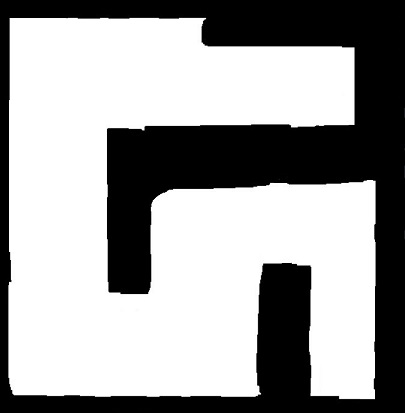
#> input picture master/bdd/bin_walls_e.jpg, 405 x 413 px
$ python -i classes.py   (imports and definitions only)
#> lines starting #> are read from the running program, lines starting #| are printed output that depends on the picture; after the words box and inside, x2 and y2 are one past the last pixel; in counts of white or black regions, pixels touching at a corner belong together
import numpy as np
import cv2
from PIL import Image, ImageDraw
import time
import multiprocessing


class Node:
    def __init__(self, pos, wall):
        ############################
        # Actual list of attributes:
        #   -Pos
        #   -Is wall or not
        #   -Visited
        #   -Neighbors
        ############################

        self.pos = pos
        self.is_wall = wall # true/false
        self.visited = False
        self.Neighbors= {}


class Board:
    def __init__(self, frame):
        ############################
        # Actual list of attributes:
        #   -List of boxes
        #   -Ball, and its mask
        #   -Walls and its mask
        #   -Initial frame
        #   -Size of the board
        #   -Ball position
        #   -N
        #   -Images
        #   -a
        ############################

        self.list_boxes = []
        self.ball_position = (0,0)
        self.N=20
        self.images = []

        self.process_frame(frame)

    def delete_background(self, wall_bin, img):
        ''' ES NECESARIA LA BINARIZACION DE LAS PAREDES PARA BORRAR EL FONDO'''
        indices = np.argwhere(wall_bin)
        img = img[np.min(indices, axis=0)[0]:np.max(indices, axis=0)[1],np.min(indices, axis=0)[1]:np.max(indices, axis=0)[1]]
        #Quitar puntos aislados
        kernel = np.ones((3,3),np.uint8)
        img = cv2.morphologyEx(img, cv2.MORPH_OPEN, kernel)
        return cv2.resize(img, (20,20))

    def read_board(self,maze):
        lower_white = np.array([0, 0, 175])
        upper_white = np.array([255, 80, 255])
        maze = cv2.cvtColor(maze, cv2.COLOR_BGR2HSV)

        wall_mask = cv2.inRange(maze, lower_white, upper_white)
        wall = cv2.bitwise_and(maze, maze, mask=wall_mask)
        wall_gray = cv2.cvtColor(wall, cv2.COLOR_BGR2GRAY)

        _, wall_bin = cv2.threshold(wall_gray, 0, 190, cv2.THRESH_BINARY)

        kernel_d = np.ones((13, 13), np.uint8)
        kernel_e = np.ones((10, 10), np.uint8)

        walls = cv2.dilate(wall_bin, kernel_d, iterations=1) # erode a parets
        walls = cv2.erode(walls, kernel_e, iterations=3) # dilate a parets

        return walls, wall_bin

    def calculate_boxes(self):
        ###########################################
        # Calcular información sobre cada pixel
        ###########################################
        for i in range(0,20):
            for j in range(0,20):
                self.list_boxes.append(Node((i,j),self.wall_bin[i,j] == 0))

    def binarize_ball(self,image):
        #############################################
        # Aquesta funció servirà per a determinar
        # la posició de la pilota en el frame actual
        # Retorna la posició de la pilota
        #############################################
        result = image.copy()
        image = cv2.cvtColor(image, cv2.COLOR_BGR2HSV)
        lower = np.array([0,125,100])
        upper = np.array([10,255,255])
        mask = cv2.inRange(image, lower, upper)
        result = cv2.bitwise_and(result, result, mask=mask)

        return mask, result

    def binarize_end(self, image):
        #############################################
        # Aquesta funció servirà per a determinar
        # el final del cami
        # Retorna la posició del final del cami
        #############################################
        result = image.copy()
        image = cv2.cvtColor(image, cv2.COLOR_BGR2HSV)
        lower = np.array([110,50,50])
        upper = np.array([130,255,255])
        mask = cv2.inRange(image, lower, upper)
        result = cv2.bitwise_and(result, result, mask=mask)

        return mask, result

    # [18 lines left out: function detector, not called in this run]


    def calculate_ballPosition(self):
        ##############################################
        # Calcula la posicion del centro de la pelota
        ##############################################

        indices = np.where(self.ball_mask == 255)
        if len(indices) == 0:
            self.ball_position = None
        else:
            indices = np.sort(indices)
            indices = np.median(indices, axis=1)
            self.ball_position = (int(indices[0]), int(indices[1]))

    # [185 lines left out: functions calculate_endPosition, calcule_index_from_ball_position, get_simple_matrix, make_step, draw_matrix, save_img and 2 more, not called in this run]

    def process_frame(self, frame):
        self.ball_mask, self.ball = self.binarize_ball(frame)
        self.end_circleMask, self.end_circle = self.binarize_end(frame)

        maze=cv2.subtract(frame, self.ball)
        maze[np.where(self.ball_mask==255)] = 255
        self.walls, self.wall_bin = self.read_board(maze)

        #Eliminado el borde de madera (el fondo que estorba, vamos)
        self.initial_frame = self.delete_background(self.wall_bin, frame)
        self.ball_mask = self.delete_background(self.wall_bin, self.ball_mask)
        self.ball = self.delete_background(self.wall_bin, self.ball)
        self.walls = self.delete_background(self.wall_bin, self.walls)
        self.wall_bin = self.delete_background(self.wall_bin, self.wall_bin)
        self.end_circleMask = self.delete_background(self.wall_bin, self.end_circleMask)

        self.calculate_boxes()
        self.calculate_ballPosition()
        #self.detector() #con esto se dibujaban los contornos de la pared, no es necesario para la ejecucion
        self.get_neigbors()

        self.a=np.pad(1-self.get_simple_matrix(), 1, 'constant', constant_values=1)
        self.images=[]


>>> import cv2
>>> picture = cv2.imread('bdd/bin_walls_e.jpg')
#> picture is the input picture: shape (413, 405, 3); mean B, G, R 158.8, 158.8, 158.8
>>> result = Board(picture).detector()
#> in binarize_ball, `image = cv2.cvtColor(image, cv2.COLOR_BGR2HSV)`: image: shape (413, 405, 3); mean H, S, V 0.1, 0.3, 158.8
#> in binarize_ball, `mask = cv2.inRange(image, lower, upper)`: mask: shape (413, 405); every value is 0
#> in binarize_ball, `result = cv2.bitwise_and(result, result, mask=mask)`: result: shape (413, 405, 3); every value is 0
#> in read_board, `wall_mask = cv2.inRange(maze, lower_white, upper_white)`:
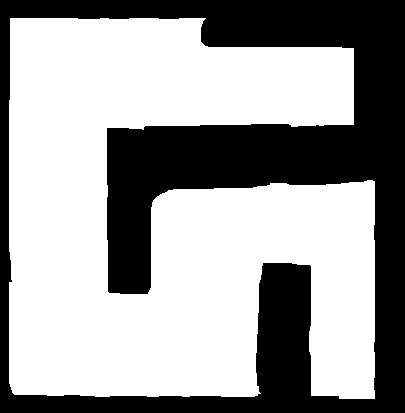
#> wall_mask: shape (413, 405); 62% white; 1 black region, box (x1, y1, x2, y2) and area: (0, 0, 405, 413) 63588
#> in read_board, `wall = cv2.bitwise_and(maze, maze, mask=wall_mask)`: wall: shape (413, 405, 3); mean H, S, V 0, 0, 157.9
#> in read_board, `wall_gray = cv2.cvtColor(wall, cv2.COLOR_BGR2GRAY)`:
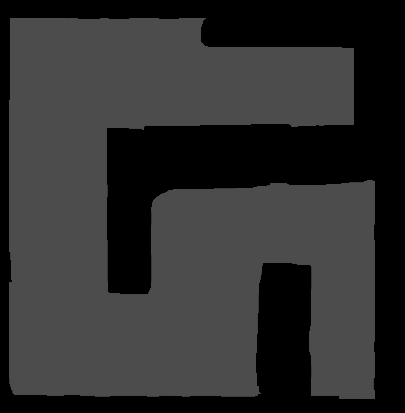
#> wall_gray: shape (413, 405); min 0, max 76, mean 47.1
#> in read_board, `walls = cv2.dilate(wall_bin, kernel_d, iterations=1)`:
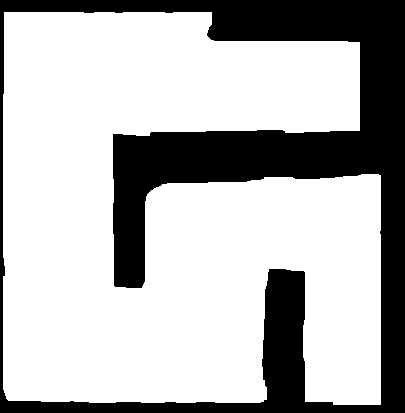
#> walls: shape (413, 405); values 0 (black) and 190 (white), 71.2% white; 1 black region, box (x1, y1, x2, y2) and area: (0, 0, 405, 413) 48153
#> in read_board, `walls = cv2.erode(walls, kernel_e, iterations=3)`:
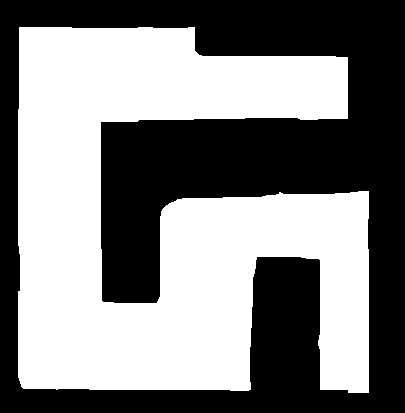
#> walls: shape (413, 405); values 0 (black) and 190 (white), 50.8% white; 1 black region, box (x1, y1, x2, y2) and area: (0, 0, 405, 413) 82270
#> in delete_background, `indices = np.argwhere(wall_bin)`: indices = 103677 pairs, first value 18 to 398, second value 9 to 374
#> in delete_background (call 2), `img = img[np.min(indices, axis=0)[0]:np.max(indices, axis=0)[1],np.min..`: img: shape (356, 365); every value is 0
#> in delete_background (call 2), `return cv2.resize(img, (20,20))`: returned value: shape (20, 20); every value is 0
#> in delete_background (call 3), `img = img[np.min(indices, axis=0)[0]:np.max(indices, axis=0)[1],np.min..`: img: shape (356, 365, 3); every value is 0
#> in delete_background (call 3), `return cv2.resize(img, (20,20))`: returned value: shape (20, 20, 3); every value is 0
#> in delete_background (call 4), `img = img[np.min(indices, axis=0)[0]:np.max(indices, axis=0)[1],np.min..`:
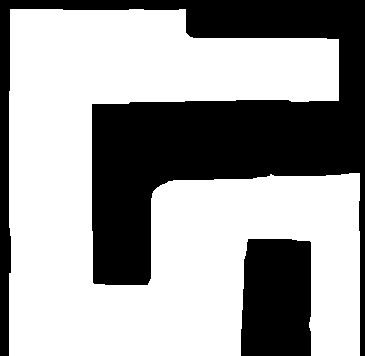
#> img: shape (356, 365); values 0 (black) and 190 (white), 62% white; 2 black regions, box (x1, y1, x2, y2) and area: (0, 0, 365, 356) 41562, (241, 239, 311, 356) 7873
#> in delete_background (call 4), `img = cv2.morphologyEx(img, cv2.MORPH_OPEN, kernel)`: img: shape (356, 365); values 0 (black) and 190 (white), 62% white; 2 black regions, box (x1, y1, x2, y2) and area: (0, 0, 365, 356) 41564, (241, 239, 311, 356) 7873
#> in delete_background (call 5), `img = img[np.min(indices, axis=0)[0]:np.max(indices, axis=0)[1],np.min..`:
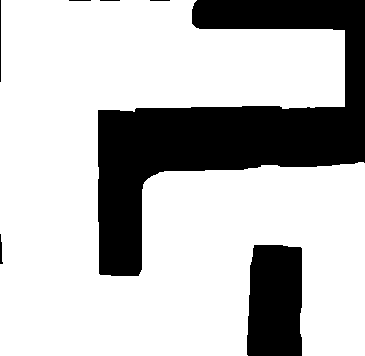
#> img: shape (356, 365); values 0 (black) and 190 (white), 74.3% white; 7 black regions, largest, box (x1, y1, x2, y2) and area: (98, 0, 365, 276) 27445, (247, 245, 302, 356) 5757, (0, 0, 1, 82) 82
#> in delete_background (call 5), `img = cv2.morphologyEx(img, cv2.MORPH_OPEN, kernel)`: img: shape (356, 365); values 0 (black) and 190 (white), 74.3% white; 7 black regions, largest, box (x1, y1, x2, y2) and area: (98, 0, 365, 276) 27448, (247, 245, 302, 356) 5758, (0, 0, 1, 82) 82
#> in delete_background (call 5), `return cv2.resize(img, (20,20))`:
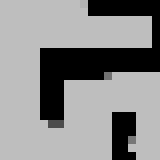
#> returned value: shape (20, 20) (shown 8 times larger); min 0, max 190, mean 138.7
#> the loop in calculate_boxes, `for i in range(0,20):` made 20 passes
#> after the loop in calculate_boxes, `for i in range(0,20):`: self.list_boxes = 400 items
#> in calculate_ballPosition, `indices = np.where(self.ball_mask == 255)`: indices = (empty array, empty array)
#> in calculate_ballPosition, `indices = np.sort(indices)`: indices = empty array
#> in calculate_ballPosition, `indices = np.median(indices, axis=1)`: indices = [nan, nan]
#> (the run stopped early here; a loop or call above may not have finished)
